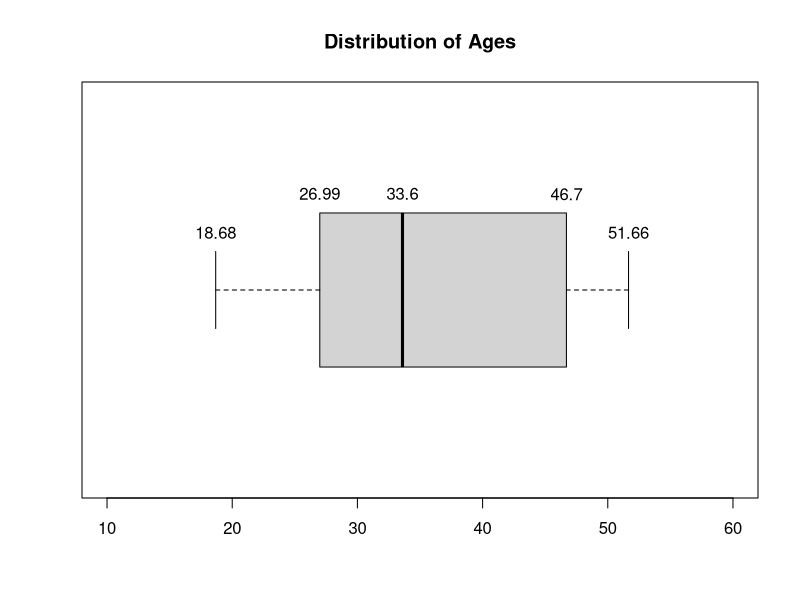

Generate this figure with R:
dfx <- data.frame(
  group = c(rep('A', 8), rep('B', 15), rep('C', 6)),
  sex = sample(c("M", "F"), size = 29, replace = TRUE),
  age = runif(n = 29, min = 18, max = 54)
)
head(dfx)
my.labels <- round(fivenum(dfx$age),digits=2)
boxplot(dfx$age, horizontal=TRUE, ylim=c(10,60),
        col="lightgray", add=FALSE, main="Distribution of Ages")
text(x = my.labels, y = c(1.15, 1.25, 1.25, 1.25, 1.15),
     labels = my.labels)
